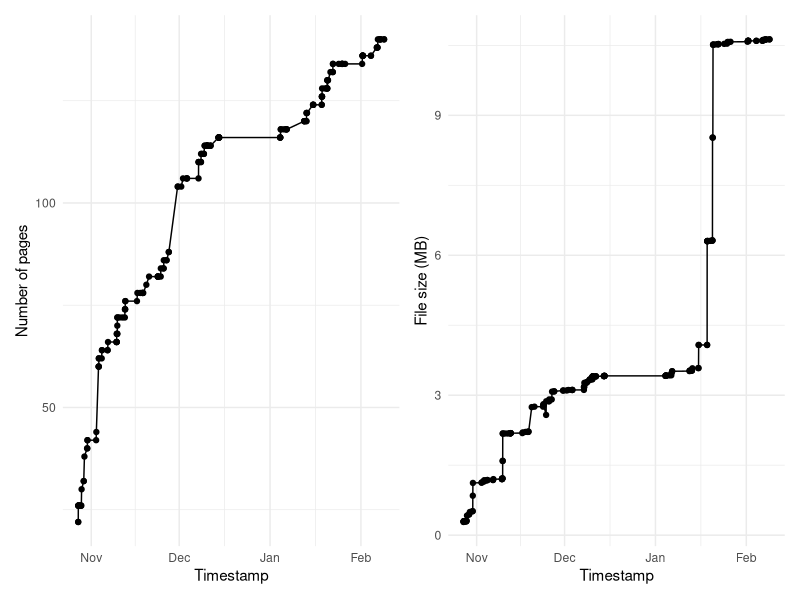

Generate this figure with R:
library(ggplot2)
library(dplyr)
library(readr)
library(patchwork)

df = read.csv("build/thesis_data.csv") %>%
    mutate(timestamp=parse_datetime(as.character(timestamp), "%Y-%m-%d %H:%M:%S")) %>%
    mutate(file_size = file_size*1e-6)

subplot = ggplot(df) +
    aes(x=timestamp) +
    geom_point() +
    geom_line() +
    xlab("Timestamp") +
    theme_minimal()

p1 = subplot +
    aes(y=nb_pages) +
    ylab("Number of pages")
p2 = subplot +
    aes(y=file_size) +
    ylab("File size (MB)")

plot = p1 + p2

ggsave("build/evolution_plot.png", plot=plot, width=8, height=4)
